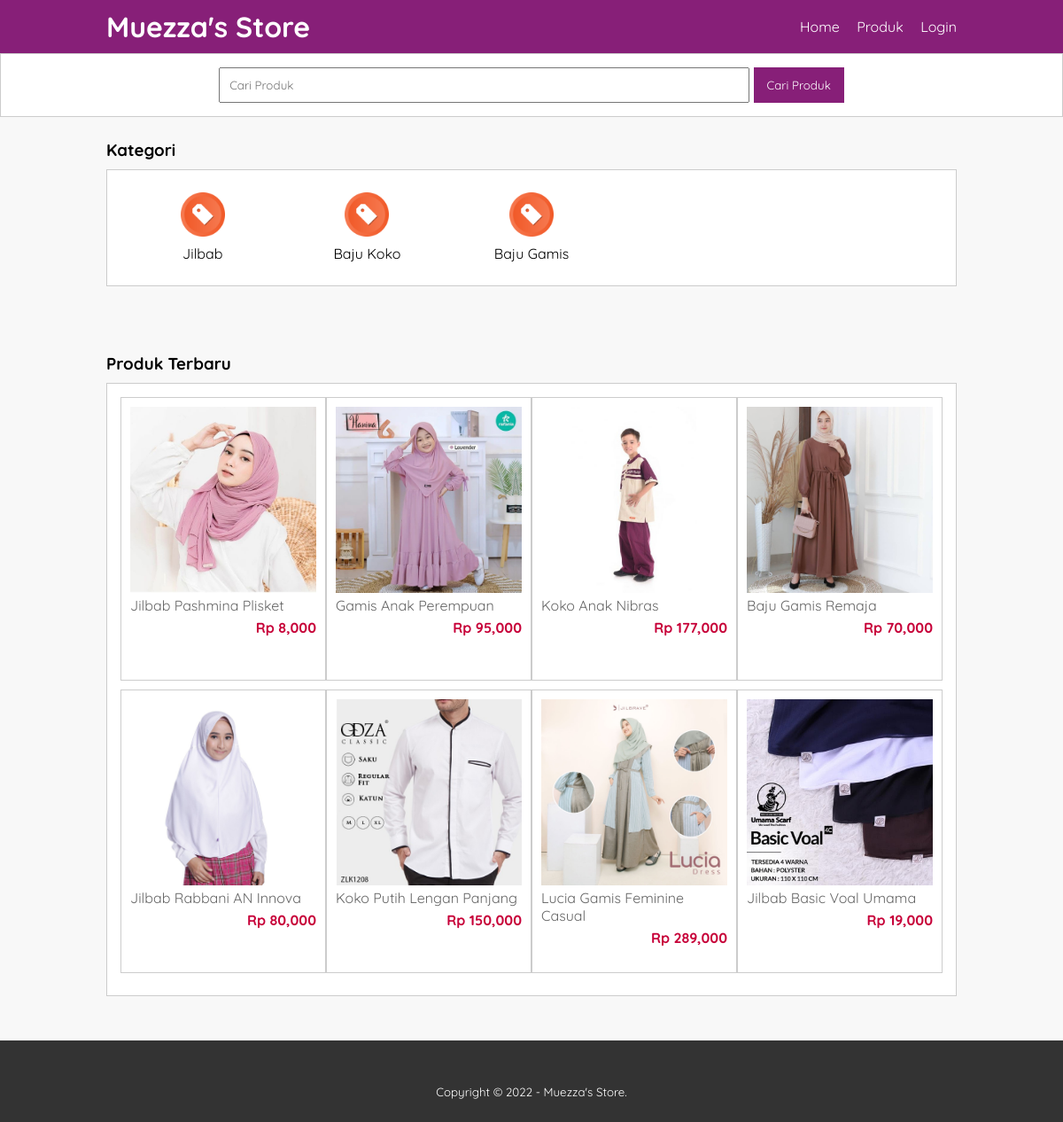
The page / on the database its author committed.
### tables this page shows
CREATE TABLE `tb_category` (
  `category_id` int(11) NOT NULL,
  `category_name` varchar(25) NOT NULL
);

CREATE TABLE `tb_product` (
  `product_id` int(11) NOT NULL,
  `category_id` int(11) NOT NULL,
  `product_name` varchar(100) NOT NULL,
  `product_price` int(11) NOT NULL,
  `product_description` text NOT NULL,
  `product_image` varchar(100) NOT NULL,
  `product_status` tinyint(1) NOT NULL,
  `data_created` timestamp NOT NULL DEFAULT current_timestamp()
);

### index.php (the view, shortened to what this page needs)
<?php
	include 'koneksi.php';
?>
<!DOCTYPE html>
<html>
<head>
	<link rel="stylesheet" type="text/css" href="css/style.css">
</head>
<body>
	<header>
		<div class="container">
			<h1><a href="index.php">Muezza's Store</a></h1>
			<ul>
				<li><a href="index.php">Home</a></li>
				<li><a href="produk.php">Produk</a></li>
				<li><a href="login.php">Login</a></li>
			</ul>
		</div>
	</header>
	<div class="search">
		<div class="container">
			<form action="produk.php">
				<input type="text" name="search" placeholder="Cari Produk">
				<input type="submit" name="cari" value="Cari Produk">
			</form>
		</div>
	</div>
	<div class="section">
		<div class="container">
			<h3>Kategori</h3>
			<div class="box">
				<?php
					$kategori = mysqli_query($conn, "SELECT * FROM tb_category ORDER BY category_id DESC");
					if(mysqli_num_rows($kategori) > 0){
						while($k = mysqli_fetch_array($kategori)){
				?>
					<a href="produk.php?kat=<?php echo $k['category_id'] ?>">
						<div class="col-5">
							<img src="img/kategori.png" width="50px" style="margin-bottom:5px;">
							<p><?php echo $k['category_name'] ?></p>
						</div>
					</a>
				<?php }}else{ ?>
					<p>Kategori tidak ada</p>
				<?php } ?>
			</div>
		</div>
	</div>
	<div class="section">
		<div class="container">
			<h3>Produk Terbaru</h3>
			<div class="box">
				<?php
					$produk = mysqli_query($conn, "SELECT * FROM tb_product WHERE product_status = 1 ORDER BY product_id DESC LIMIT 8");
					if(mysqli_num_rows($produk) > 0){
						while($p = mysqli_fetch_array($produk)){
				?>
					<a href="detail-produk.php?id=<?php echo $p['product_id'] ?>">
						<div class="col-4">
							<img src="produk/<?php echo $p['product_image'] ?>">
							<p class="nama"><?php echo substr($p['product_name'], 0, 30) ?></p>
							<p class="harga">Rp <?php echo number_format($p['product_price']) ?></p>
						</div>
					</a>
				<?php }}else{ ?>
					<p>Produk tidak ada</p>
				<?php } ?>
			</div>
		</div>
	</div>
	<div class="footer">
		<div class="container">
		<small><center>Copyright &copy; 2022 - Muezza's Store.</center></small>
		</div>
	</div>
</body>
</html>

### css/style.css (style rules this page uses)
* { padding:0; margin:0; font-family: 'Quicksand', sans-serif; }
body { background-color: #f8f8f8; }
a { color: inherit; text-decoration: none; }
header { background-color: #871F78; color: #fff; }
header h1 { float: left; padding:10px 0; }
header ul { float: right; }
header ul li { display: inline-block; }
header ul li a { padding:20px 0 20px 15px; display: inline-block; }
.container { width: 80%; margin:0 auto; }
.container:after { content: ''; display: block; clear: both; }
.section { padding:25px 0; }
.box { background-color: #fff; border:1px solid #ccc; padding:15px; box-sizing: border-box; margin:10px 0 25px 0; }
.box:after { content: ''; display: block; clear: both; }
.search { padding:15px 0; background-color: #fff; border:1px solid #ccc; text-align: center; }
.search input[type=text] { width: 60%; padding:10px; }
.search input[type=submit] { padding:12px 15px; background-color: #871F78; color:#fff; border:none; cursor: pointer; }
.col-5 { width:20%; height:100px; text-align: center; float: left; padding:10px; box-sizing: border-box; }
.col-4 { width:25%; height: 320px; border:1px solid #ccc; float: left; padding:10px; box-sizing: border-box; margin-bottom: 10px; }
.col-4 img { width: 100%; }
.col-4 .nama { color: #666; margin-bottom: 5px; }
.col-4 .harga { font-weight: bold; color:#C70039; float: right; }
.footer { padding:25px 0; background-color: #333; color: #fff; text-align: center; }
.footer small { margin-top: 25px; display: inline-block; }

### rows shown on the page
tb_category: category_name "Jilbab"
tb_category: category_name "Baju Koko"
tb_category: category_name "Baju Gamis"
tb_product: product_image (picture), product_name "Jilbab Pashmina Plisket", product_price "8,000"
tb_product: product_image (picture), product_name "Gamis Anak Perempuan", product_price "95,000"
tb_product: product_image (picture), product_name "Koko Anak Nibras", product_price "177,000"
tb_product: product_image (picture), product_name "Baju Gamis Remaja", product_price "70,000"
tb_product: product_image (picture), product_name "Jilbab Rabbani AN Innova", product_price "80,000"
tb_product: product_image (picture), product_name "Koko Putih Lengan Panjang", product_price "150,000"
tb_product: product_image (picture), product_name "Lucia Gamis Feminine Casual", product_price "289,000"
tb_product: product_image (picture), product_name "Jilbab Basic Voal Umama", product_price "19,000"
